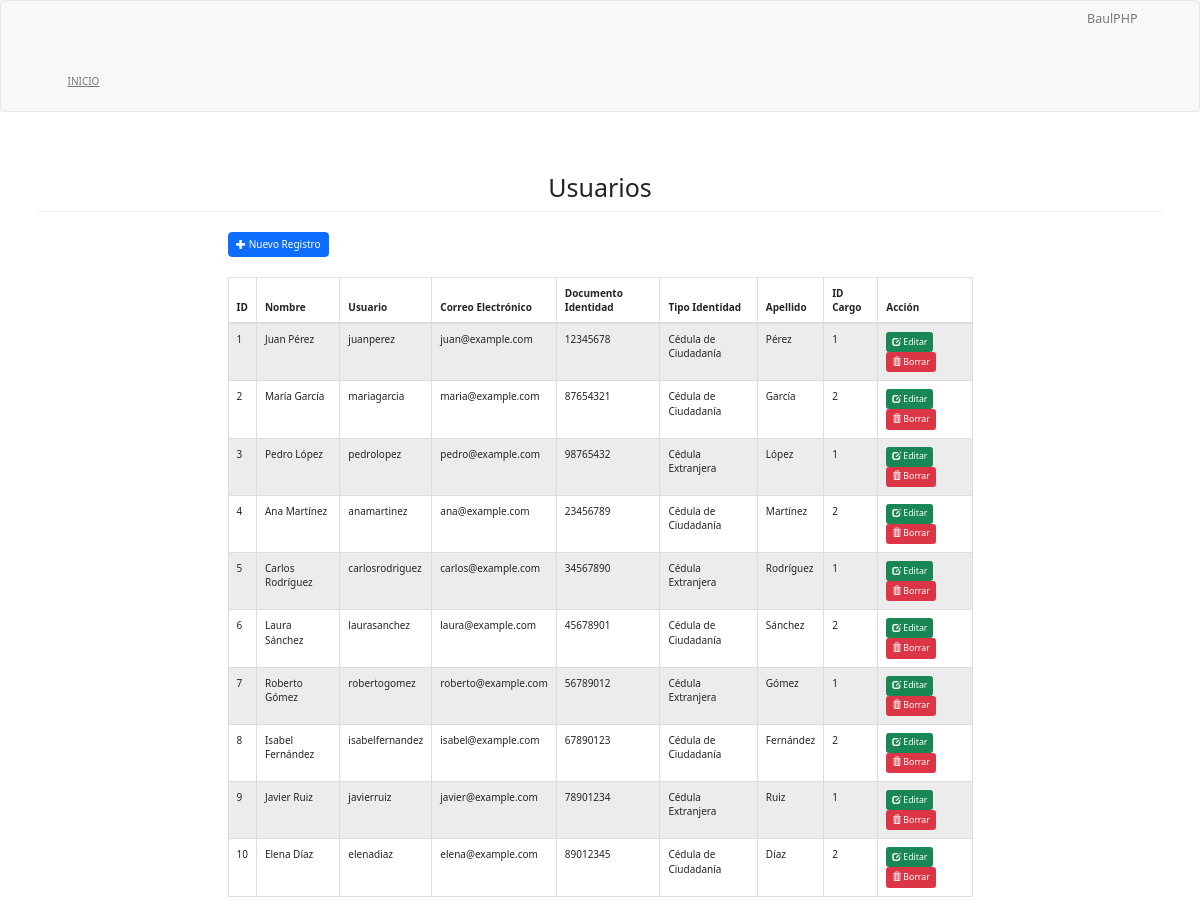
The app's page /admin/indexx.php with its own data.
### tables this page shows
CREATE TABLE usuarios (
  id INT(11) NOT NULL AUTO_INCREMENT,
  nombre VARCHAR(250) NOT NULL,
  usuario VARCHAR(250) NOT NULL,
  contraseña VARCHAR(250) NOT NULL,
  correo_electronico VARCHAR(250),
  documento_identidad VARCHAR(50),
  tipo_identidad VARCHAR(100),
  apellido VARCHAR(100),
  id_cargo INT(11) NOT NULL,
  PRIMARY KEY (id),
  INDEX (id_cargo)
);

### admin/indexx.php (the view, shortened to what this page needs)
<?php
$database = new Connection();
$db = $database->open();
?>
<!DOCTYPE html>
<html>
<head>
	<link rel="stylesheet" type="text/css" href="bootstrap/css/bootstrap.min.css">
	<link rel="stylesheet" href="https://cdn.jsdelivr.net/npm/simple-datatables@7.1.2/dist/style.min.css">
	<link href="/css/styles.css" rel="stylesheet">
</head>
<body>
<nav class="navbar navbar-default">
  <div class="container">
    <div class="navbar-header">
      <a class="navbar-brand" href="./">BaulPHP</a>
    </div>
    <div class="collapse navbar-collapse" id="bs-example-navbar-collapse-1">
      <ul class="nav navbar-nav">
        <li><a href="http://localhost/pg%20admin%20y%20usu/indexxx.php">INICIO <span class="sr-only">(current)</span></a></li>
      </ul>
    </div>
  </div>
</nav>
<div class="container">
	<h1 class="page-header text-center">Usuarios</h1>
	<div class="row">
		<div class="col-sm-8 col-sm-offset-2">
			<a href="agreusuario.php" class="btn btn-primary"><span class="glyphicon glyphicon-plus"></span> Nuevo Registro</a>
			<table class="table table-bordered table-striped" style="margin-top:20px;">
				<thead>
					<th>ID</th>
					<th>Nombre</th>
					<th>Usuario</th>
					<th>Correo Electrónico</th>
					<th>Documento Identidad</th>
					<th>Tipo Identidad</th>
					<th>Apellido</th>
					<th>ID Cargo</th>
					<th>Acción</th>
				</thead>
				<tbody>
					<?php
						try {
							$sql = 'SELECT id, nombre, usuario, correo_electronico, documento_identidad, tipo_identidad, apellido, id_cargo FROM usuarios';
							foreach ($db->query($sql) as $row) {
					?>
					<tr>
						<td><?php echo $row['id']; ?></td>
						<td><?php echo $row['nombre']; ?></td>
						<td><?php echo $row['usuario']; ?></td>
						<td><?php echo $row['correo_electronico']; ?></td>
						<td><?php echo $row['documento_identidad']; ?></td>
						<td><?php echo $row['tipo_identidad']; ?></td>
						<td><?php echo $row['apellido']; ?></td>
						<td><?php echo $row['id_cargo']; ?></td>
						<td>
							<a href="editar_usuario.php?id=<?php echo $row['id']; ?>" class="btn btn-success btn-sm">
								<span class="glyphicon glyphicon-edit"></span> Editar
							</a>
							<a href="eliminar_usuario.php?id=<?php echo $row['id']; ?>" class="btn btn-danger btn-sm">
								<span class="glyphicon glyphicon-trash"></span> Borrar
							</a>
						</td>
					</tr>
					<?php
							}
						} catch(PDOException $e) {
							echo "Hubo un problema en la conexión: " . $e->getMessage();
						}
					?>
				</tbody>
			</table>
		</div>
	</div>
</div>
</body>
</html>

### records on screen
usuarios: id "1", nombre "Juan Pérez", usuario "juanperez", correo_electronico "juan@example.com", documento_identidad "12345678", tipo_identidad "Cédula de Ciudadanía", apellido "Pérez", id_cargo "1"
usuarios: id "2", nombre "María García", usuario "mariagarcia", correo_electronico "maria@example.com", documento_identidad "87654321", tipo_identidad "Cédula de Ciudadanía", apellido "García", id_cargo "2"
usuarios: id "3", nombre "Pedro López", usuario "pedrolopez", correo_electronico "pedro@example.com", documento_identidad "98765432", tipo_identidad "Cédula Extranjera", apellido "López", id_cargo "1"
usuarios: id "4", nombre "Ana Martínez", usuario "anamartinez", correo_electronico "ana@example.com", documento_identidad "23456789", tipo_identidad "Cédula de Ciudadanía", apellido "Martínez", id_cargo "2"
usuarios: id "5", nombre "Carlos Rodríguez", usuario "carlosrodriguez", correo_electronico "carlos@example.com", documento_identidad "34567890", tipo_identidad "Cédula Extranjera", apellido "Rodríguez", id_cargo "1"
usuarios: id "6", nombre "Laura Sánchez", usuario "laurasanchez", correo_electronico "laura@example.com", documento_identidad "45678901", tipo_identidad "Cédula de Ciudadanía", apellido "Sánchez", id_cargo "2"
usuarios: id "7", nombre "Roberto Gómez", usuario "robertogomez", correo_electronico "roberto@example.com", documento_identidad "56789012", tipo_identidad "Cédula Extranjera", apellido "Gómez", id_cargo "1"
usuarios: id "8", nombre "Isabel Fernández", usuario "isabelfernandez", correo_electronico "isabel@example.com", documento_identidad "67890123", tipo_identidad "Cédula de Ciudadanía", apellido "Fernández", id_cargo "2"
usuarios: id "9", nombre "Javier Ruiz", usuario "javierruiz", correo_electronico "javier@example.com", documento_identidad "78901234", tipo_identidad "Cédula Extranjera", apellido "Ruiz", id_cargo "1"
usuarios: id "10", nombre "Elena Díaz", usuario "elenadiaz", correo_electronico "elena@example.com", documento_identidad "89012345", tipo_identidad "Cédula de Ciudadanía", apellido "Díaz", id_cargo "2"
